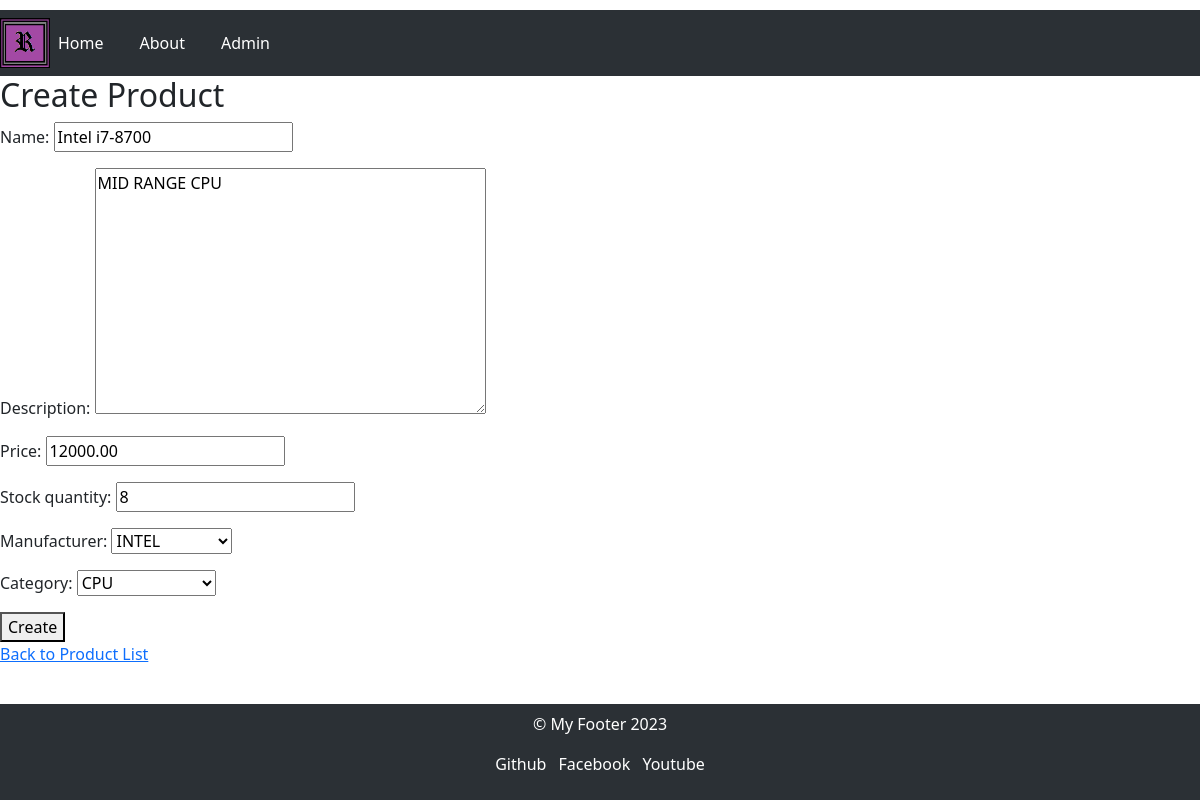
The app's page /products/1/update/ with its own data.
### webapp/models.py (models this page shows, shortened)
class Product(models.Model):
    name = models.CharField(max_length=200)
    description = models.TextField()
    price = models.DecimalField(max_digits=10, decimal_places=2)
    stock_quantity = models.PositiveIntegerField()
    manufacturer = models.ForeignKey(Manufacturer, on_delete=models.CASCADE)
    category = models.ForeignKey(Category, on_delete=models.CASCADE)

class Manufacturer(models.Model):
    name = models.CharField(max_length=100)
    website = models.URLField()
    def __str__(self):
        return self.name

class Category(models.Model):
    name = models.CharField(max_length=50)
    def __str__(self):
        return self.name

### webapp/views.py (the view)
# urls.py: path('products/<int:pk>/update/', product_update, name='product_update'),
def product_update(request, pk):
    product = get_object_or_404(Product, pk=pk)
    if request.method == 'POST':
        form = ProductForm(request.POST, instance=product)
        if form.is_valid():
            form.save()
            return redirect('pages:product_list')
    else:
        form = ProductForm(instance=product)
    return render(request, 'pages/product_form.html', {'form': form, 'action': 'Update'})

### webapp/forms.py
class ProductForm(forms.ModelForm):
    class Meta:
        model = Product
        fields = '__all__'

### webapp/templates/pages/product_form.html (shortened to what this page needs)
{% extends 'pages/index.html' %}
{% block content %}
<h2>Create Product</h2>
<form method="post" action="{% url 'product_create' %}">
    {{ form.as_p }}
    <button type="submit">Create</button>
</form>
<a href="{% url 'product_list' %}">Back to Product List</a>
{% endblock %}

### static/css/style.css (style rules this page uses)
﻿body, h1, h2, h3, p, ul, li { margin: 0; padding: 0; }
body { font-family: 'Arial', sans-serif; line-height: 1.6; }
h2 { color: #333; }

### records on screen
Product: name "Intel i7-8700", description "MID RANGE CPU", price "12000.00", stock_quantity "8", manufacturer "INTEL", category "CPU"
